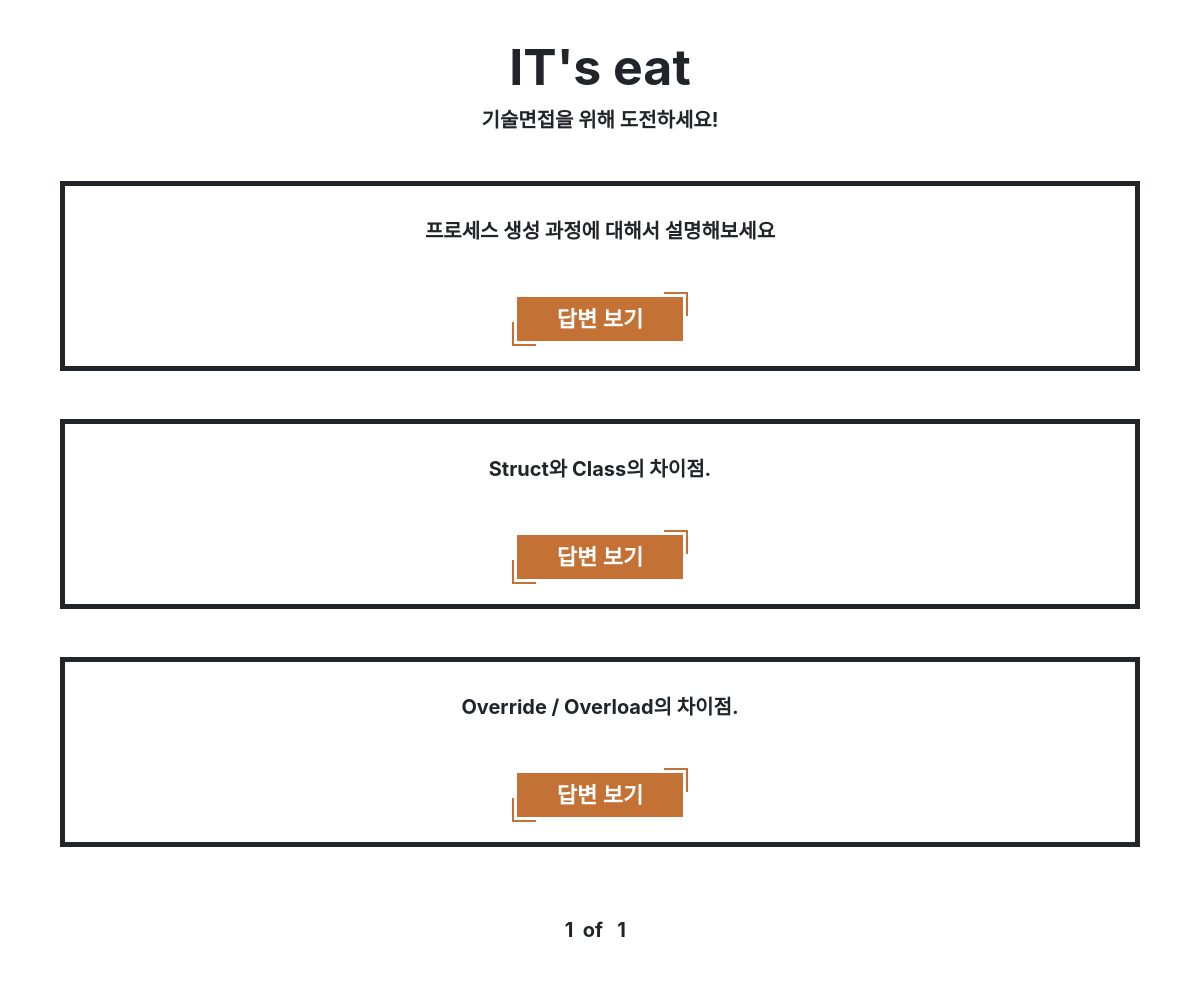
Page /iteat/Quizpage/?page=2 on the earlier database version.
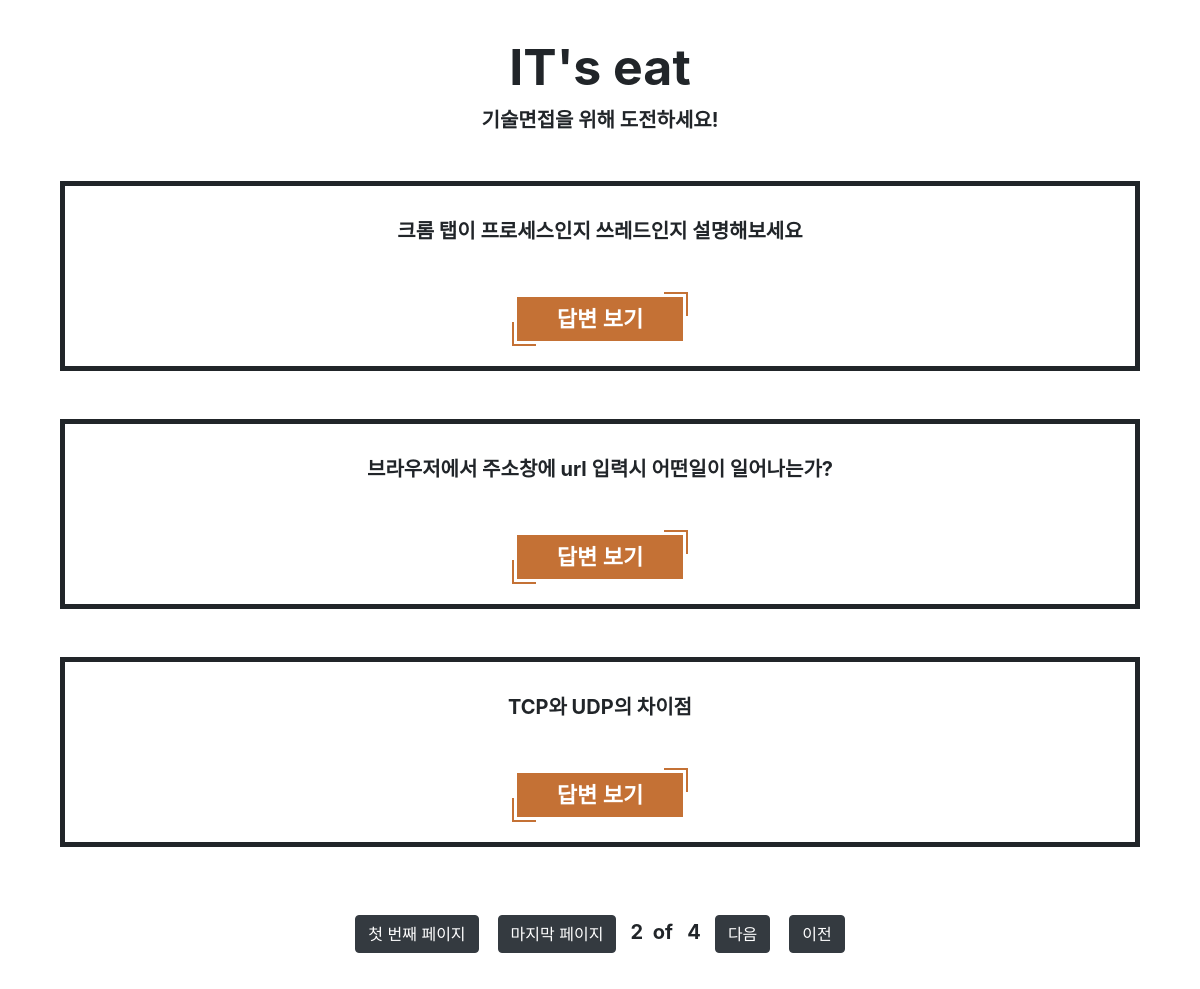
Same page on the later database version.
### iteat/models.py (models this page shows, shortened)
class Quiz(models.Model):
  objects = models.Manager()
  title = models.CharField(max_length=300) # 길이 제한이 있는 문자열
  content = models.TextField()

### iteat/views.py (the view)
# urls.py: path('Quizpage/',views.Quizpage,name='Quizpage'),
def Quizpage(request):
  q = Quiz.objects.order_by('-id')
  q_list = Quiz.objects.all().order_by('-id')
  paginator = Paginator(q_list,3)
  page = request.GET.get('page')
  posts = paginator.get_page(page)
  return render(request, 'Quizpage.html',{'quiz':q, 'posts':posts})

### iteat/templates/Quizpage.html (shortened to what this page needs)
<html>
<head>
{% load static %}
<link rel="stylesheet" href="https://stackpath.bootstrapcdn.com/bootstrap/4.5.2/css/bootstrap.min.css">
<link rel="stylesheet" href="{% static 'main.css'%}">
</head>
<body>
    <div id="titlediv">
      <p id="title">IT's eat<br>
      <small id="subtitle">기술면접을 위해 도전하세요!</small></p>
    </div>
    <form method='GET'>
  {% for quiz in posts %}
    <div id="QUIZ">
      <p id="main">{{ quiz.title }}</p>
      <a class="smbutton" href ="{% url 'Quizdetail' quiz.id %}">답변 보기</a>
    </div><br><br>
  {% endfor %}
    <div id="main">
      {%if posts.has_previous%}
        <a class="listbutton" href="?page=1"><button type="button" class="btn btn-dark">첫 번째 페이지</button></a>&nbsp&nbsp&nbsp
        <a class="listbutton" href="?page={{posts.previous_page_number}}"><button type="button" class="btn btn-dark">마지막 페이지</button></a>&nbsp&nbsp
      {%endif%}
    <span>{{posts.number}}</span>&nbsp
    <span> of </span>&nbsp
    <span>{{posts.paginator.num_pages}}</span>&nbsp&nbsp
      {%if posts.has_next%}
        <a href="?page={{posts.next_page_number}}"><button type="button" class="btn btn-dark">다음</button></a>&nbsp&nbsp&nbsp
        <a href="?page={{posts.paginator.num_pages}}"><button type="button" class="btn btn-dark">이전</button></a>
      {%endif%}
    </div>
</form>
</body>
</html>

Differences in the rows shown:
no longer on this page (row edited): Quiz: title "프로세스 생성 과정에 대해서 설명해보세요"
no longer on this page (row unchanged): Quiz: title "Struct와 Class의 차이점."
no longer on this page (row unchanged): Quiz: title "Override / Overload의 차이점."
added Quiz: title "크롬 탭이 프로세스인지 쓰레드인지 설명해보세요"
added Quiz: title "브라우저에서 주소창에 url 입력시 어떤일이 일어나는가?"
added Quiz: title "TCP와 UDP의 차이점"
Other differences:
{{ posts.number }}: "1" → "2"
{{ posts.paginator.num_pages }}: "1" → "4"
text now shown: "첫 번째 페이지 마지막 페이지 다음 이전"
